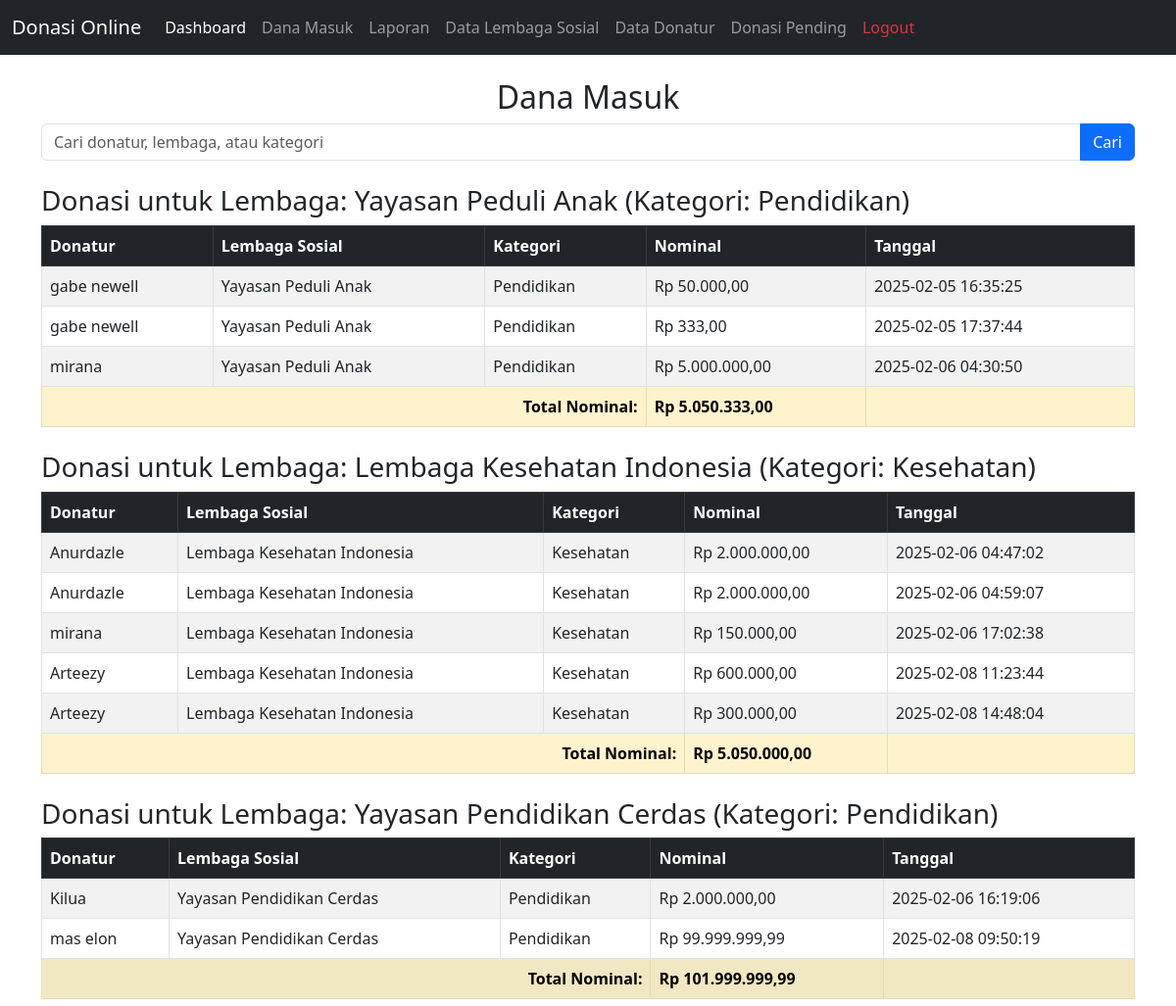
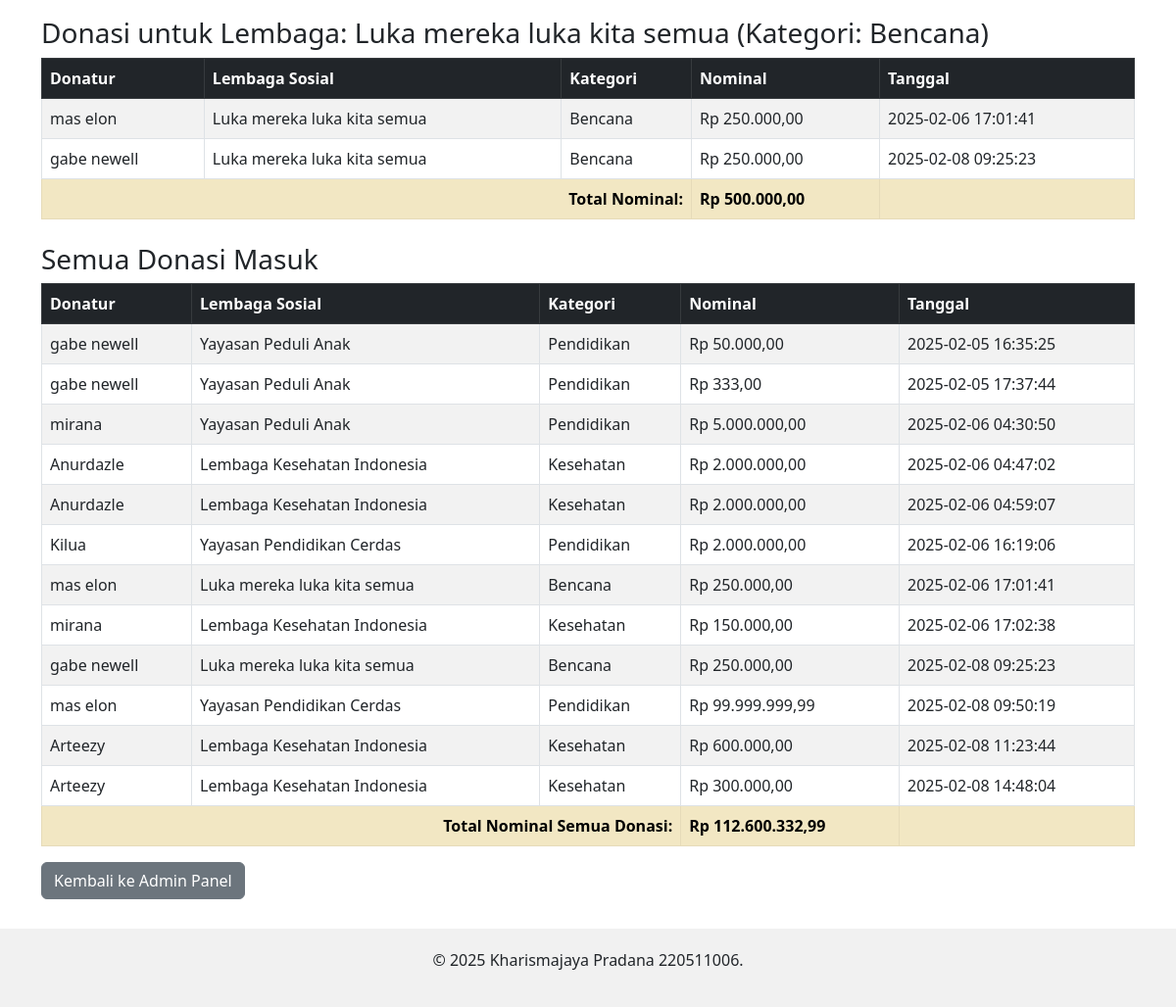
The app's page /data_donasi_masuk.php (signed in) with its own data (2 pictures, top to bottom).
### tables this page shows
CREATE TABLE `donasi` (
  `id` int(11) NOT NULL,
  `donatur_id` int(11) DEFAULT NULL,
  `lembaga_id` int(11) DEFAULT NULL,
  `kategori` enum('pendidikan','kesehatan','bencana','lainnya') NOT NULL,
  `nominal` decimal(10,2) NOT NULL,
  `status` enum('pending','terima','batal') NOT NULL DEFAULT 'pending',
  `created_at` timestamp NOT NULL DEFAULT current_timestamp(),
  `bank_tujuan` varchar(50) NOT NULL,
  `no_rekening` varchar(50) NOT NULL,
  `bukti_transfer` varchar(255) DEFAULT NULL
);

CREATE TABLE `users` (
  `id` int(11) NOT NULL,
  `nama` varchar(100) NOT NULL,
  `email` varchar(100) NOT NULL,
  `password` varchar(255) NOT NULL,
  `role` enum('donatur','lembaga','admin') NOT NULL
);

CREATE TABLE `lembaga_sosial` (
  `id` int(11) NOT NULL,
  `nama_lembaga` varchar(100) NOT NULL,
  `email` varchar(100) NOT NULL
);

### data_donasi_masuk.php (the view, shortened to what this page needs)
<?php
include 'db.php';
$search_query = "";
$donasi_group_result = mysqli_query($conn, "
    SELECT donasi.lembaga_id, lembaga_sosial.nama_lembaga, donasi.kategori, SUM(donasi.nominal) AS total_nominal
    FROM donasi
    JOIN lembaga_sosial ON donasi.lembaga_id = lembaga_sosial.id
    JOIN users ON donasi.donatur_id = users.id
    WHERE donasi.status = 'terima' $search_query
    GROUP BY donasi.lembaga_id, donasi.kategori
");
$donasi_all_result = mysqli_query($conn, "
    SELECT donasi.*, users.nama AS donatur, lembaga_sosial.nama_lembaga
    FROM donasi
    JOIN users ON donasi.donatur_id = users.id
    JOIN lembaga_sosial ON donasi.lembaga_id = lembaga_sosial.id
    WHERE donasi.status = 'terima' $search_query
");
?>
<!DOCTYPE html>
<html lang="id">
<head>
    <link rel="stylesheet" href="https://cdn.jsdelivr.net/npm/bootstrap@5.3.0/dist/css/bootstrap.min.css">
</head>
<body>
    <nav class="navbar navbar-expand-lg navbar-dark bg-dark">
    <div class="container-fluid">
        <a class="navbar-brand" href="#">Donasi Online</a>
        <div class="collapse navbar-collapse" id="navbarNav">
            <ul class="navbar-nav">
                <li class="nav-item">
                    <a class="nav-link active" href="admin.php">Dashboard</a>
                </li>
                <li class="nav-item">
                    <a class="nav-link" href="data_donasi_masuk.php">Dana Masuk</a>
                </li>
                <li class="nav-item">
                    <a class="nav-link" href="data_laporan.php">Laporan</a>
                </li>
                <li class="nav-item">
                    <a class="nav-link" href="data_lembaga_sosial.php">Data Lembaga Sosial</a>
                </li>
                <li class="nav-item">
                    <a class="nav-link" href="data_donatur.php">Data Donatur</a>
                </li>
                <li class="nav-item">
                    <a class="nav-link" href="donasi_pending.php">Donasi Pending</a>
                </li>
                <li class="nav-item">
                    <a class="nav-link text-danger" href="logout.php">Logout</a>
                </li>
            </ul>
        </div>
    </div>
</nav>
    <div class="container mt-4">
        <h2 class="text-center">Dana Masuk</h2>
        <form method="GET" class="mb-3">
            <div class="input-group">
                <input type="text" class="form-control" name="search" placeholder="Cari donatur, lembaga, atau kategori" value="<?= isset($_GET['search']) ? $_GET['search'] : '' ?>">
                <button type="submit" class="btn btn-primary">Cari</button>
            </div>
        </form>
        <?php if (mysqli_num_rows($donasi_group_result) > 0) { ?>
            <?php while ($group = mysqli_fetch_assoc($donasi_group_result)) { ?>
                <h3 class="mt-4">Donasi untuk Lembaga: <?= $group['nama_lembaga']; ?> (Kategori: <?= ucfirst($group['kategori']); ?>)</h3>
                <table class="table table-bordered table-striped">
                    <thead class="table-dark">
                        <tr>
                            <th>Donatur</th>
                            <th>Lembaga Sosial</th>
                            <th>Kategori</th>
                            <th>Nominal</th>
                            <th>Tanggal</th>
                        </tr>
                    </thead>
                    <tbody>
                    <?php
                    $total_nominal = 0;
                    $donasi_result = mysqli_query($conn, "
                        SELECT donasi.*, users.nama AS donatur, lembaga_sosial.nama_lembaga
                        FROM donasi
                        JOIN users ON donasi.donatur_id = users.id
                        JOIN lembaga_sosial ON donasi.lembaga_id = lembaga_sosial.id
                        WHERE donasi.lembaga_id = " . $group['lembaga_id'] . "
                        AND donasi.kategori = '" . $group['kategori'] . "'
                        AND donasi.status = 'terima' $search_query
                    ");
                    while ($donasi = mysqli_fetch_assoc($donasi_result)) {
                        $total_nominal += $donasi['nominal'];
                    ?>
                    <tr>
                        <td><?= $donasi['donatur']; ?></td>
                        <td><?= $donasi['nama_lembaga']; ?></td>
                        <td><?= ucfirst($donasi['kategori']); ?></td>
                        <td>Rp <?= number_format($donasi['nominal'], 2, ',', '.'); ?></td>
                        <td><?= $donasi['created_at']; ?></td>
                    </tr>
                    <?php } ?>
                    <tr class="table-warning">
                        <td colspan="3" class="text-end"><strong>Total Nominal:</strong></td>
                        <td><strong>Rp <?= number_format($total_nominal, 2, ',', '.'); ?></strong></td>
                        <td></td>
                    </tr>
                    </tbody>
                </table>
            <?php } ?>
        <?php } else { ?>
            <p class="text-danger text-center"><strong>Tidak ada data yang cocok dengan pencarian.</strong></p>
        <?php } ?>
        <h3 class="mt-4">Semua Donasi Masuk</h3>
        <table class="table table-bordered table-striped">
            <thead class="table-dark">
                <tr>
                    <th>Donatur</th>
                    <th>Lembaga Sosial</th>
                    <th>Kategori</th>
                    <th>Nominal</th>
                    <th>Tanggal</th>
                </tr>
            </thead>
            <tbody>
            <?php
            $total_all_nominal = 0;
            if (mysqli_num_rows($donasi_all_result) > 0) {
                while ($donasi = mysqli_fetch_assoc($donasi_all_result)) {
                    $total_all_nominal += $donasi['nominal'];
            ?>
            <tr>
                <td><?= $donasi['donatur']; ?></td>
                <td><?= $donasi['nama_lembaga']; ?></td>
                <td><?= ucfirst($donasi['kategori']); ?></td>
                <td>Rp <?= number_format($donasi['nominal'], 2, ',', '.'); ?></td>
                <td><?= $donasi['created_at']; ?></td>
            </tr>
            <?php } ?>
            <tr class="table-warning">
                <td colspan="3" class="text-end"><strong>Total Nominal Semua Donasi:</strong></td>
                <td><strong>Rp <?= number_format($total_all_nominal, 2, ',', '.'); ?></strong></td>
                <td></td>
            </tr>
            <?php } else { ?>
            <tr>
                <td colspan="5" class="text-center text-danger"><strong>Tidak ada data yang cocok dengan pencarian.</strong></td>
            </tr>
            <?php } ?>
            </tbody>
        </table>
        <a href="admin.php" class="btn btn-secondary">Kembali ke Admin Panel</a>
    </div>
    <?php include 'footer.php'; ?>
</body>
</html>

### records on screen
donasi: donatur.nama "gabe newell", lembaga.nama_lembaga "Yayasan Peduli Anak", kategori "Pendidikan", nominal "50.000,00", created_at "2025-02-05 16:35:25"
donasi: donatur.nama "gabe newell", lembaga.nama_lembaga "Yayasan Peduli Anak", kategori "Pendidikan", nominal "333,00", created_at "2025-02-05 17:37:44"
donasi: donatur.nama "mirana", lembaga.nama_lembaga "Yayasan Peduli Anak", kategori "Pendidikan", nominal "5.000.000,00", created_at "2025-02-06 04:30:50"
donasi: donatur.nama "Anurdazle", lembaga.nama_lembaga "Lembaga Kesehatan Indonesia", kategori "Kesehatan", nominal "2.000.000,00", created_at "2025-02-06 04:47:02"
donasi: donatur.nama "Anurdazle", lembaga.nama_lembaga "Lembaga Kesehatan Indonesia", kategori "Kesehatan", nominal "2.000.000,00", created_at "2025-02-06 04:59:07"
donasi: donatur.nama "mirana", lembaga.nama_lembaga "Lembaga Kesehatan Indonesia", kategori "Kesehatan", nominal "150.000,00", created_at "2025-02-06 17:02:38"
donasi: donatur.nama "Arteezy", lembaga.nama_lembaga "Lembaga Kesehatan Indonesia", kategori "Kesehatan", nominal "600.000,00", created_at "2025-02-08 11:23:44"
donasi: donatur.nama "Arteezy", lembaga.nama_lembaga "Lembaga Kesehatan Indonesia", kategori "Kesehatan", nominal "300.000,00", created_at "2025-02-08 14:48:04"
donasi: donatur.nama "Kilua", lembaga.nama_lembaga "Yayasan Pendidikan Cerdas", kategori "Pendidikan", nominal "2.000.000,00", created_at "2025-02-06 16:19:06"
donasi: donatur.nama "mas elon", lembaga.nama_lembaga "Yayasan Pendidikan Cerdas", kategori "Pendidikan", nominal "99.999.999,99", created_at "2025-02-08 09:50:19"
donasi: donatur.nama "mas elon", lembaga.nama_lembaga "Luka mereka luka kita semua", kategori "Bencana", nominal "250.000,00", created_at "2025-02-06 17:01:41"
donasi: donatur.nama "gabe newell", lembaga.nama_lembaga "Luka mereka luka kita semua", kategori "Bencana", nominal "250.000,00", created_at "2025-02-08 09:25:23"

### other values on screen
$group['nama_lembaga'] "Yayasan Peduli Anak"
$group['kategori'] "Pendidikan"
$total_nominal "5.050.333,00"
$group['nama_lembaga'] "Lembaga Kesehatan Indonesia"
$group['kategori'] "Kesehatan"
$total_nominal "5.050.000,00"
$group['nama_lembaga'] "Yayasan Pendidikan Cerdas"
$total_nominal "101.999.999,99"
$group['nama_lembaga'] "Luka mereka luka kita semua"
$group['kategori'] "Bencana"
$total_nominal "500.000,00"
$total_all_nominal "112.600.332,99"
